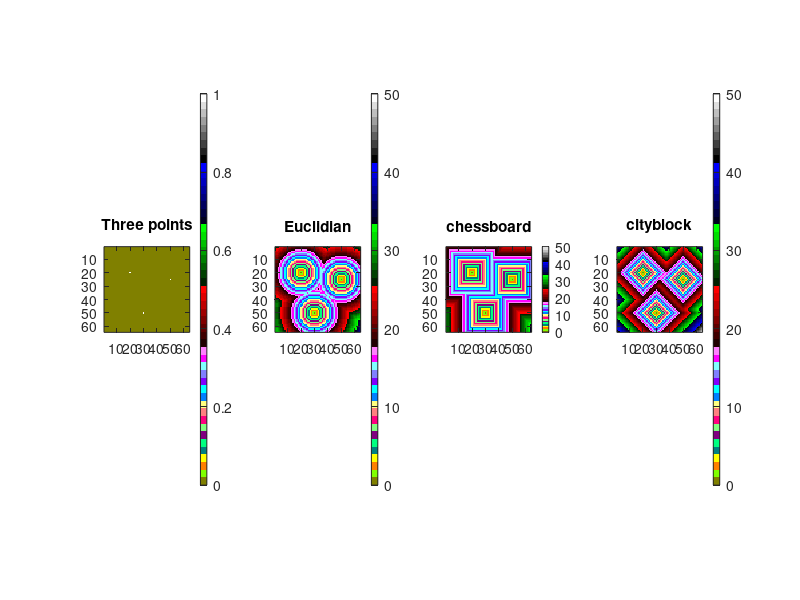

Here is the MATLAB script that generated this plot:
Im = zeros(64,64);
Im(20,20) = 1;
Im(50,30) = 1;
Im(25,50) = 1;
Im_eq = bwdist(Im);
Im_chess = bwdist(Im,'chessboard');
Im_cityblock = bwdist(Im,'cityblock');
figure(1)
colormap(colorcube(51))
subplot(1,4,1), imagesc(Im);
axis image; title('Three points'); colorbar
subplot(1,4,2), imagesc(Im_eq, [0 50]);
axis image; title('Euclidian'); colorbar
subplot(1,4,3), imagesc(Im_chess, [0 50]);
axis image; title('chessboard'); colorbar
subplot(1,4,4), imagesc(Im_cityblock, [0 50]);
axis image; title('cityblock'); colorbar